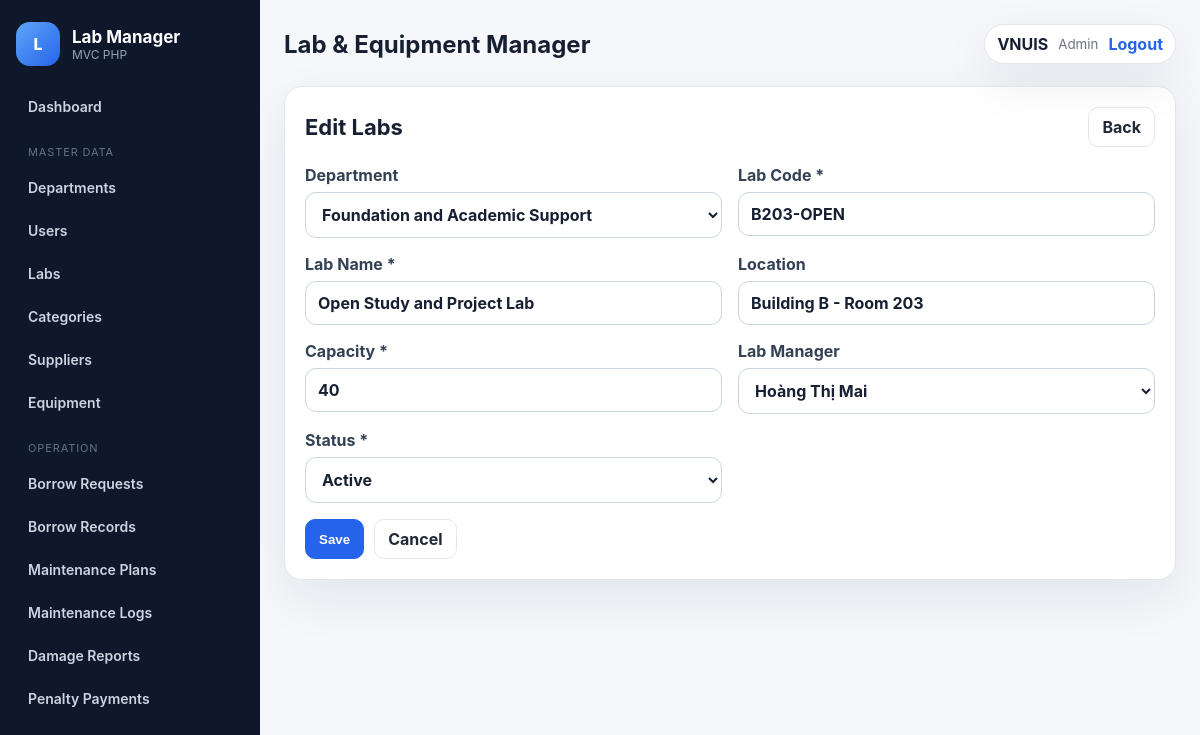
Page /index.php?route=labs/edit&id=6 (signed in) on the committed database.
### tables this page shows
CREATE TABLE users (
    id INT AUTO_INCREMENT PRIMARY KEY,
    department_id INT NULL,
    full_name VARCHAR(120) NOT NULL,
    email VARCHAR(150) NOT NULL UNIQUE,
    student_code VARCHAR(8) UNIQUE,
    password_hash VARCHAR(255) NOT NULL,
    role ENUM('admin', 'student', 'technician') NOT NULL DEFAULT 'student',
    phone VARCHAR(20),
    status ENUM('active', 'inactive') NOT NULL DEFAULT 'active',
    created_at DATETIME NOT NULL DEFAULT CURRENT_TIMESTAMP,

    CONSTRAINT fk_users_department
        FOREIGN KEY (department_id) REFERENCES departments(id)
        ON UPDATE CASCADE
        ON DELETE SET NULL
);

CREATE TABLE labs (
    id INT AUTO_INCREMENT PRIMARY KEY,
    department_id INT NULL,
    lab_code VARCHAR(30) NOT NULL UNIQUE,
    lab_name VARCHAR(120) NOT NULL,
    location VARCHAR(150),
    capacity INT NOT NULL DEFAULT 0,
    manager_user_id INT NULL,
    status ENUM('active', 'inactive') NOT NULL DEFAULT 'active',
    created_at DATETIME NOT NULL DEFAULT CURRENT_TIMESTAMP,

    CONSTRAINT fk_labs_department
        FOREIGN KEY (department_id) REFERENCES departments(id)
        ON UPDATE CASCADE
        ON DELETE SET NULL,

    CONSTRAINT fk_labs_manager
        FOREIGN KEY (manager_user_id) REFERENCES users(id)
        ON UPDATE CASCADE
        ON DELETE SET NULL,

    CONSTRAINT chk_labs_capacity
        CHECK (capacity >= 0)
);

### app/core/Controller.php (called while the page is built, shortened)
<?php
class Controller
{
    public function __construct()
    {
        $this->pdo = Database::getConnection();
    }
    protected function view(string $view, array $data = []): void
    {
        extract($data);
        require BASE_PATH . '/app/views/layouts/header.php';
        require BASE_PATH . '/app/views/' . $view . '.php';
        require BASE_PATH . '/app/views/layouts/footer.php';
    }
}

### app/controllers/CrudController.php (called while the page is built, shortened)
<?php
class CrudController extends Controller
{
    protected string $moduleKey;
    protected array $schema;
    protected BaseModel $model;
    public function __construct(string $moduleKey)
    {
        parent::__construct();
        $this->moduleKey = $moduleKey;
        $this->schema = Schema::get($moduleKey);
        $this->model = new BaseModel($this->pdo);
    }
    public function edit(): void
    {
        $id = (int)($_GET['id'] ?? 0);
        $row = $this->model->find($this->schema['table'], $id);
        $options = $this->loadRelationOptions();
        $mode = 'edit';
        $this->view('crud/form', compact('row','options','mode') + ['schema'=>$this->schema, 'moduleKey'=>$this->moduleKey]);
    }
    protected function loadRelationOptions(): array
    {
        $options = [];
        foreach ($this->schema['fields'] as $field => $meta) {
            if (($meta['type'] ?? '') === 'relation') {
                $rel = $meta['relation'];
                $options[$field] = $this->model->relationOptions($rel['table'], $rel['label'], $rel['extra'] ?? null);
            }
        }
        return $options;
    }
}

### index.php (called while the page is built, shortened)
<?php
require_once __DIR__ . '/config/config.php';
require_once BASE_PATH . '/app/core/Database.php';
require_once BASE_PATH . '/app/core/Auth.php';
require_once BASE_PATH . '/app/core/Controller.php';
require_once BASE_PATH . '/app/core/Schema.php';
require_once BASE_PATH . '/app/models/BaseModel.php';
require_once BASE_PATH . '/app/controllers/CrudController.php';
$route = $_GET['route'] ?? (Auth::check() ? 'dashboard/index' : 'auth/login');
[$module, $action] = array_pad(explode('/', $route, 2), 2, 'index');
$controller = new $controllerClass();
$method = $action === 'view' ? 'viewAction' : $action;
$controller->$method();

### config/config.php (called while the page is built, shortened)
<?php
function app_base_path(): string
{
    $scriptName = str_replace('\\', '/', $_SERVER['SCRIPT_NAME'] ?? '/index.php');
    $dir = rtrim(dirname($scriptName), '/');
    return ($dir === '.' || $dir === '/') ? '' : $dir;
}
function current_origin(): string
{
    $host = $_SERVER['HTTP_HOST'] ?? 'localhost';
    $https = (!empty($_SERVER['HTTPS']) && $_SERVER['HTTPS'] !== 'off');
    $scheme = $https ? 'https' : 'http';
    return $scheme . '://' . $host;
}
function base_url(): string
{
    return current_origin() . app_base_path();
}
function is_public_document_root(): bool
{
    $documentRoot = realpath($_SERVER['DOCUMENT_ROOT'] ?? '');
    $publicPath = realpath(BASE_PATH . '/public');
    return $documentRoot && $publicPath && $documentRoot === $publicPath;
}
function public_url(): string
{
    $base = base_url();
    return $base . '/public';
}
function url(string $route = '', array $params = []): string
{
    $query = array_merge(['route' => $route], $params);
    return base_url() . '/index.php?' . http_build_query($query);
}
function asset(string $path): string
{
    return public_url() . '/assets/' . ltrim($path, '/') . '?v=6';
}
function e($value): string
{
    return htmlspecialchars((string)$value, ENT_QUOTES, 'UTF-8');
}

### app/core/Auth.php (called while the page is built, shortened)
<?php
class Auth
{
    public static function user(): ?array
    {
        return $_SESSION['user'] ?? null;
    }
    public static function role(): ?string
    {
        return $_SESSION['user']['role'] ?? null;
    }
    public static function check(): bool
    {
        return isset($_SESSION['user']);
    }
    public static function isAdmin(): bool
    {
        return self::role() === 'admin';
    }
    public static function isStudent(): bool
    {
        return self::role() === 'student';
    }
}

### app/models/BaseModel.php (called while the page is built, shortened)
<?php
class BaseModel
{
    protected PDO $pdo;
    public function __construct(PDO $pdo)
    {
        $this->pdo = $pdo;
    }
    public function find(string $table, int $id): ?array
    {
        $stmt = $this->pdo->prepare("SELECT * FROM `$table` WHERE id = :id");
        $stmt->execute([':id' => $id]);
        $row = $stmt->fetch();
        return $row ?: null;
    }
    public function relationOptions(string $table, string $labelField, ?string $extraField = null): array
    {
        $columns = ['id', $labelField];
        $select = implode(', ', array_map(fn($c) => "`$c`", $columns));
        $stmt = $this->pdo->query("SELECT $select FROM `$table` ORDER BY `$labelField` ASC");
        $items = [];
        while ($row = $stmt->fetch()) {
            $label = $row[$labelField] ?? ('#' . $row['id']);
            $items[(string)$row['id']] = $label;
        }
        return $items;
    }
}

### app/core/Schema.php (called while the page is built, shortened)
<?php
class Schema
{
    public static function get(string $key): array
    {
        $all = self::all();
        return $all[$key];
    }
}

### app/core/Database.php (called while the page is built, shortened)
<?php
class Database
{
    private static ?PDO $pdo = null;
    public static function getConnection(): PDO
    {
        $dsn = 'mysql:host=' . DB_HOST . ';dbname=' . DB_NAME . ';charset=' . DB_CHARSET;
        try {
            self::$pdo = new PDO($dsn, DB_USER, DB_PASS, [
                PDO::ATTR_ERRMODE => PDO::ERRMODE_EXCEPTION,
                PDO::ATTR_DEFAULT_FETCH_MODE => PDO::FETCH_ASSOC,
                PDO::ATTR_EMULATE_PREPARES => false,
            ]);
            self::ensureLatestSchema(self::$pdo);
            return self::$pdo;
        } catch (PDOException $e) {
            if (AUTO_INSTALL_DATABASE && strpos($e->getMessage(), 'Unknown database') !== false) {
                self::installDatabase();
                self::$pdo = new PDO($dsn, DB_USER, DB_PASS, [
                    PDO::ATTR_ERRMODE => PDO::ERRMODE_EXCEPTION,
                    PDO::ATTR_DEFAULT_FETCH_MODE => PDO::FETCH_ASSOC,
                    PDO::ATTR_EMULATE_PREPARES => false,
                ]);
                return self::$pdo;
            }
            die('Database connection failed: ' . $e->getMessage());
        }
    }
    private static function ensureLatestSchema(PDO $pdo): void
    {
        try {
            $stmt = $pdo->query("SHOW COLUMNS FROM users LIKE 'student_code'");
            $hasStudentCode = (bool)$stmt->fetch();
        } catch (Throwable $e) {
            self::installDatabase();
            self::$pdo = null;
        }
    }
}

### app/controllers/LabsController.php (called while the page is built)
<?php
class LabsController extends CrudController
{
    public function __construct()
    {
        parent::__construct('labs');
    }
}

### app/views/crud/form.php (the view, shortened to what this page needs)
<section class="panel narrow-panel">
    <div class="panel-header">
        <div>
            <h2><?= $mode === 'create' ? 'Add New' : 'Edit' ?> <?= e($schema['title']) ?></h2>
        </div>
        <a class="btn" href="<?= url($moduleKey . '/index') ?>">Back</a>
    </div>
    <form method="post" action="<?= url($moduleKey . '/' . ($mode === 'create' ? 'store' : 'update')) ?>" class="form-grid">
        <?php foreach ($schema['fields'] as $field => $meta): ?>
            <?php
                $type = $meta['type'] ?? 'text';
                $value = $row[$field] ?? '';
            ?>
            <label class="field <?= $type === 'textarea' ? 'field-full' : '' ?>">
                <span><?= e($meta['label'] ?? $field) ?><?= !empty($meta['required']) ? ' *' : '' ?></span>
                <?php if ($type === 'textarea'): ?>
                    <textarea name="<?= e($field) ?>" <?= !empty($meta['required']) ? 'required' : '' ?>><?= e($value) ?></textarea>
                <?php elseif ($type === 'select'): ?>
                    <select name="<?= e($field) ?>" <?= !empty($meta['required']) ? 'required' : '' ?>>
                        <?php foreach (($meta['options'] ?? []) as $key => $label): ?>
                            <option value="<?= e($key) ?>" <?= (string)$value === (string)$key ? 'selected' : '' ?>><?= e($label) ?></option>
                        <?php endforeach; ?>
                    </select>
                <?php elseif ($type === 'relation'): ?>
                    <select name="<?= e($field) ?>" <?= !empty($meta['required']) ? 'required' : '' ?>>
                        <?php foreach (($options[$field] ?? []) as $key => $label): ?>
                            <option value="<?= e($key) ?>" <?= (string)$value === (string)$key ? 'selected' : '' ?>><?= e($label) ?></option>
                        <?php endforeach; ?>
                    </select>
                <?php else: ?>
                    <input type="<?= e($type) ?>" name="<?= e($field) ?>" value="<?= e($value) ?>" <?= !empty($meta['required']) ? 'required' : '' ?> step="<?= e($meta['step'] ?? '') ?>">
                <?php endif; ?>
            </label>
        <?php endforeach; ?>
        <div class="form-actions field-full">
            <button class="btn btn-primary" type="submit">Save</button>
            <a class="btn" href="<?= url($moduleKey . '/index') ?>">Cancel</a>
        </div>
    </form>
</section>

### app/views/layouts/header.php (shortened to what this page needs)
<?php $user = Auth::user(); ?>
<!doctype html>
<html lang="en">
<head>
    <link rel="stylesheet" href="<?= asset('css/app.css') ?>">
        <?php
        $cssFile = BASE_PATH . '/public/assets/css/app.css';
        if (is_file($cssFile)) {
            readfile($cssFile);
        }
        ?>
</head>
<body>
<?php if (Auth::check()): ?>
<div class="app-shell">
    <aside class="sidebar">
        <div class="brand">
            <div class="brand-icon">L</div>
            <div>
                <strong>Lab Manager</strong>
                <span>MVC PHP</span>
            </div>
        </div>
        <nav class="nav">
            <a href="<?= url('dashboard/index') ?>">Dashboard</a>
            <div class="nav-title">Master Data</div>
            <?php if (in_array(Auth::role(), ['admin','technician'], true)): ?>
                <a href="<?= url('departments/index') ?>">Departments</a>
                <?php if (Auth::isAdmin()): ?>
                    <a href="<?= url('users/index') ?>">Users</a>
                <?php endif; ?>
                <a href="<?= url('labs/index') ?>">Labs</a>
                <a href="<?= url('equipment_categories/index') ?>">Categories</a>
                <a href="<?= url('suppliers/index') ?>">Suppliers</a>
            <?php endif; ?>
            <a href="<?= url('equipment/index') ?>">Equipment</a>
            <div class="nav-title">Operation</div>
            <a href="<?= url('borrow_requests/index') ?>">Borrow Requests</a>
            <a href="<?= url('borrow_records/index') ?>">Borrow Records</a>
            <?php if (!Auth::isStudent()): ?>
                <a href="<?= url('maintenance_schedules/index') ?>">Maintenance Plans</a>
                <a href="<?= url('maintenance_logs/index') ?>">Maintenance Logs</a>
                <a href="<?= url('damage_reports/index') ?>">Damage Reports</a>
            <?php endif; ?>
            <a href="<?= url('penalty_payments/index') ?>">Penalty Payments</a>
        </nav>
    </aside>
    <main class="main">
        <header class="topbar">
            <div>
                <h1><?= e(APP_NAME) ?></h1>
            </div>
            <div class="user-pill">
                <span><?= e($user['full_name']) ?></span>
                <small><?= e(ucfirst($user['role'])) ?></small>
                <a href="<?= url('auth/logout') ?>">Logout</a>
            </div>
        </header>
<?php endif; ?>

### public/assets/css/app.css (style rules this page uses)
:root { --bg: #f5f7fb; --panel: #ffffff; --text: #172033; --muted: #6b7280; --line: #e5e7eb; --primary: #2563eb; --primary-dark: #1e40af; --success: #059669; --warning: #d97706; --danger: #dc2626; --shadow: 0 18px 50px rgba(15, 23, 42, .08); }
* { box-sizing: border-box; }
body { margin: 0; font-family: Inter, Segoe UI, Roboto, Arial, sans-serif; background: var(--bg); color: var(--text); }
a { color: inherit; text-decoration: none; }
.app-shell { display: grid; grid-template-columns: 260px 1fr; min-height: 100vh; }
.sidebar { background: #0f172a; color: #fff; padding: 22px 16px; position: sticky; top: 0; height: 100vh; overflow-y: auto; }
.brand { display: flex; gap: 12px; align-items: center; margin-bottom: 22px; }
.brand-icon, .login-logo { width: 44px; height: 44px; border-radius: 14px; background: linear-gradient(135deg, #60a5fa, #2563eb); display:flex; align-items:center; justify-content:center; font-weight: 800; color: white; }
.brand strong { display: block; font-size: 17px; }
.brand span { display: block; color: #94a3b8; font-size: 12px; }
.nav { display: flex; flex-direction: column; gap: 6px; }
.nav a { padding: 10px 12px; border-radius: 10px; color: #cbd5e1; font-weight: 600; font-size: 14px; }
.nav-title { color: #64748b; font-size: 11px; letter-spacing: .08em; text-transform: uppercase; margin: 14px 12px 4px; }
.main { padding: 24px; min-width: 0; }
.topbar { display: flex; align-items: center; justify-content: space-between; gap: 16px; margin-bottom: 22px; }
.topbar h1 { margin: 0; font-size: 24px; }
.user-pill { display: flex; align-items: center; gap: 10px; background: var(--panel); border: 1px solid var(--line); box-shadow: var(--shadow); border-radius: 999px; padding: 9px 12px; }
.user-pill span { font-weight: 700; }
.user-pill small { color: var(--muted); }
.user-pill a { color: var(--primary); font-weight: 700; }
.stat-card, .panel, .login-card { background: var(--panel); border: 1px solid var(--line); border-radius: 18px; box-shadow: var(--shadow); }
.panel { padding: 20px; }
.narrow-panel { max-width: 1040px; }
.panel-header { display:flex; align-items:flex-start; justify-content:space-between; gap: 16px; margin-bottom: 18px; }
.panel-header h2 { margin: 0; font-size: 22px; }
.btn { display:inline-flex; align-items:center; justify-content:center; border: 1px solid var(--line); background: #fff; color: #1f2937; padding: 9px 13px; border-radius: 10px; font-weight: 700; cursor: pointer; transition: .15s ease; }
.btn-primary { background: var(--primary); color: #fff; border-color: var(--primary); }
.form-grid { display:grid; grid-template-columns: repeat(2, minmax(0, 1fr)); gap: 16px; }
.field { display:flex; flex-direction:column; gap: 7px; font-weight: 700; color:#334155; }
.field-full { grid-column: 1 / -1; }
input, select, textarea { width:100%; border: 1px solid #cbd5e1; border-radius: 11px; padding: 11px 12px; font: inherit; background:#fff; color:var(--text); }
.form-actions { display:flex; gap: 10px; }
.topbar { align-items: center; }
.panel-header { align-items: center; }

### rows in the picture
users: full_name "VNUIS"
labs: lab_code "B203-OPEN", lab_name "Open Study and Project Lab", location "Building B - Room 203", capacity "40"

### other values in the picture
APP_NAME "Lab & Equipment Manager"
$user['role'] "Admin"
$schema['title'] "Labs"
$meta['label'] "Department"
$meta['label'] "Lab Code"
$meta['label'] "Lab Name"
$meta['label'] "Location"
$meta['label'] "Capacity"
$meta['label'] "Lab Manager"
$meta['label'] "Status"
form field department_id "Foundation and Academic Support"
form field manager_user_id "Hoàng Thị Mai"
form field status "Active"
